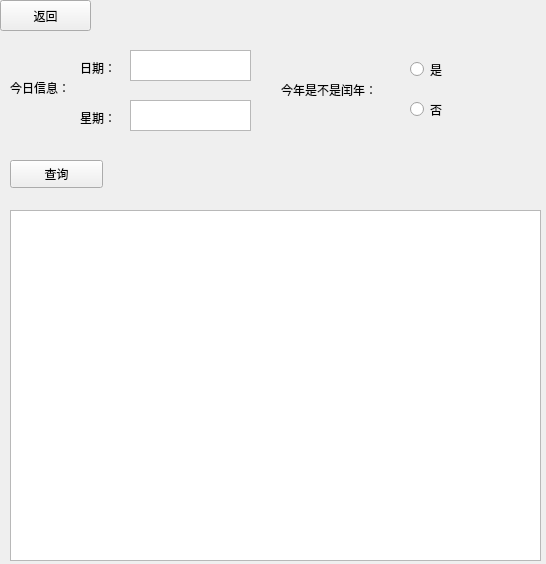
<?xml version="1.0" encoding="UTF-8"?>
<ui version="4.0">
 <class>Happybirthday</class>
 <widget class="QWidget" name="Happybirthday">
  <property name="geometry">
   <rect>
    <x>0</x>
    <y>0</y>
    <width>546</width>
    <height>564</height>
   </rect>
  </property>
  <property name="windowTitle">
   <string>Form</string>
  </property>
  <widget class="QTextEdit" name="t_date">
   <property name="geometry">
    <rect>
     <x>130</x>
     <y>50</y>
     <width>121</width>
     <height>31</height>
    </rect>
   </property>
  </widget>
  <widget class="QTextBrowser" name="t_show">
   <property name="geometry">
    <rect>
     <x>10</x>
     <y>210</y>
     <width>531</width>
     <height>351</height>
    </rect>
   </property>
  </widget>
  <widget class="QPushButton" name="back">
   <property name="geometry">
    <rect>
     <x>0</x>
     <y>0</y>
     <width>91</width>
     <height>31</height>
    </rect>
   </property>
   <property name="text">
    <string>返回</string>
   </property>
  </widget>
  <widget class="QTextEdit" name="t_weekday">
   <property name="geometry">
    <rect>
     <x>130</x>
     <y>100</y>
     <width>121</width>
     <height>31</height>
    </rect>
   </property>
  </widget>
  <widget class="QPushButton" name="Search">
   <property name="geometry">
    <rect>
     <x>10</x>
     <y>160</y>
     <width>93</width>
     <height>28</height>
    </rect>
   </property>
   <property name="text">
    <string>查询</string>
   </property>
  </widget>
  <widget class="QLabel" name="label_4">
   <property name="geometry">
    <rect>
     <x>281</x>
     <y>80</y>
     <width>111</width>
     <height>20</height>
    </rect>
   </property>
   <property name="styleSheet">
    <string notr="true">font: 9pt &quot;微软雅黑&quot;;</string>
   </property>
   <property name="text">
    <string>今年是不是闰年：</string>
   </property>
  </widget>
  <widget class="QRadioButton" name="yes_leap">
   <property name="geometry">
    <rect>
     <x>410</x>
     <y>60</y>
     <width>115</width>
     <height>19</height>
    </rect>
   </property>
   <property name="text">
    <string>是</string>
   </property>
  </widget>
  <widget class="QLabel" name="label_2">
   <property name="geometry">
    <rect>
     <x>80</x>
     <y>60</y>
     <width>72</width>
     <height>15</height>
    </rect>
   </property>
   <property name="styleSheet">
    <string notr="true">font: 9pt &quot;微软雅黑&quot;;</string>
   </property>
   <property name="text">
    <string>日期：</string>
   </property>
  </widget>
  <widget class="QRadioButton" name="no_leap">
   <property name="geometry">
    <rect>
     <x>410</x>
     <y>100</y>
     <width>115</width>
     <height>19</height>
    </rect>
   </property>
   <property name="text">
    <string>否</string>
   </property>
  </widget>
  <widget class="QLabel" name="label_3">
   <property name="geometry">
    <rect>
     <x>80</x>
     <y>110</y>
     <width>72</width>
     <height>15</height>
    </rect>
   </property>
   <property name="styleSheet">
    <string notr="true">font: 9pt &quot;微软雅黑&quot;;</string>
   </property>
   <property name="text">
    <string>星期：</string>
   </property>
  </widget>
  <widget class="QLabel" name="label">
   <property name="geometry">
    <rect>
     <x>10</x>
     <y>80</y>
     <width>72</width>
     <height>15</height>
    </rect>
   </property>
   <property name="styleSheet">
    <string notr="true">font: 9pt &quot;微软雅黑&quot;;</string>
   </property>
   <property name="text">
    <string>今日信息：</string>
   </property>
  </widget>
 </widget>
 <resources/>
 <connections/>
</ui>
